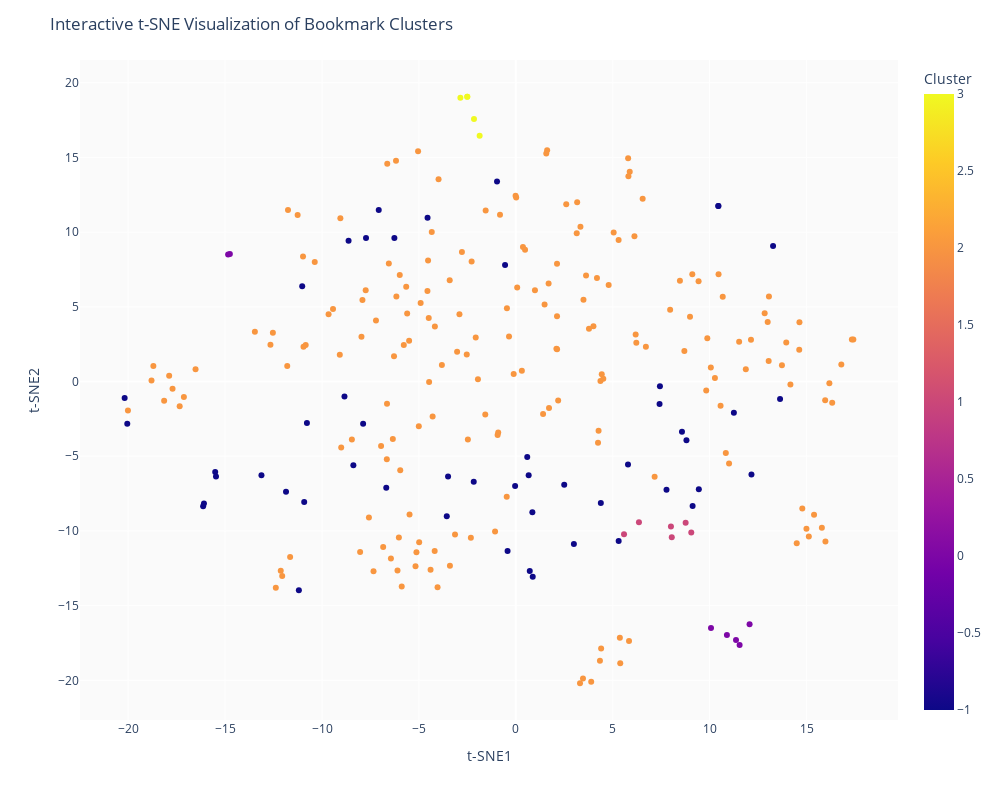

This figure's notebook cell:
### Code cell
import json
import numpy as np
import hdbscan
from hdbscan import HDBSCAN
from hdbscan.validity import validity_index
import pandas as pd
from sklearn.decomposition import TruncatedSVD
from sklearn.manifold import TSNE
import plotly.express as px
import colorcet as cc
from collections import defaultdict
import warnings
from sklearn.preprocessing import StandardScaler

def optimize_hdbscan_clustering(embeddings, min_cluster_size_range=range(5, 50, 5)):
    best_score = -np.inf
    best_labels = None
    best_params = {}
    
    # Scale the embeddings
    scaler = StandardScaler()
    embeddings_scaled = scaler.fit_transform(embeddings)
    
    for min_cluster_size in min_cluster_size_range:
        clusterer = HDBSCAN(min_cluster_size=min_cluster_size, min_samples=1, gen_min_span_tree=True)
        clusterer.fit(embeddings_scaled)
        
        if len(set(clusterer.labels_)) > 1:  # Ensure we have more than one cluster
            try:
                with warnings.catch_warnings():
                    warnings.filterwarnings('ignore', category=RuntimeWarning)
                    score = hdbscan.validity.validity_index(embeddings_scaled, clusterer.labels_)
                if score > best_score:
                    best_score = score
                    best_labels = clusterer.labels_
                    best_params = {'min_cluster_size': min_cluster_size}
            except Exception as e:
                print(f"Error calculating validity index for min_cluster_size={min_cluster_size}: {str(e)}")
                continue
    
    return best_score, best_params, best_labels

def build_folder_structure(labels, titles):
    root = {"name": "Root", "type": "folder", "children": []}
    clusters = defaultdict(list)
    
    for label, title in zip(labels, titles):
        if label != -1:  # -1 is the noise label in HDBSCAN
            clusters[label].append({"name": title, "type": "bookmark"})
        else:
            root["children"].append({"name": title, "type": "bookmark"})
    
    for label, bookmarks in clusters.items():
        cluster_folder = {"name": f"Cluster {label}", "type": "folder", "children": bookmarks}
        root["children"].append(cluster_folder)
    
    return root

def print_folder_structure(folder, indent=0):
    prefix = "  " * indent
    if folder["type"] == "folder":
        print(f"{prefix}+ {folder['name']} ({len([c for c in folder['children'] if c['type'] == 'bookmark'])} bookmarks, {len([c for c in folder['children'] if c['type'] == 'folder'])} subfolders)")
        for child in folder["children"]:
            print_folder_structure(child, indent + 1)
    else:
        print(f"{prefix}- {folder['name']}")

def visualize_embeddings_plotly(embeddings_2d, labels, titles):
    df = pd.DataFrame({
        't-SNE1': embeddings_2d[:, 0],
        't-SNE2': embeddings_2d[:, 1],
        'Cluster': labels,
        'Title': titles
    })

    color_palette = cc.glasbey_dark

    fig = px.scatter(df, x='t-SNE1', y='t-SNE2', color='Cluster',
                     hover_data=['Title'], color_discrete_sequence=color_palette)

    fig.update_layout(
        title="Interactive t-SNE Visualization of Bookmark Clusters",
        plot_bgcolor='rgb(250,250,250)',
        width=1000,
        height=800,
    )

    fig.show()
    fig.write_html("bookmark_clusters_interactive.html")
    print("Interactive plot saved as 'bookmark_clusters_interactive.html'")

# Load the embedded bookmarks
with open('embedded_bookmarks.json') as f:
    data = json.load(f)

embeddings = np.array([bookmark["embedding"] for bookmark in data])

print("\nHDBSCAN Clustering:")
hdbscan_score, hdbscan_params, hdbscan_labels = optimize_hdbscan_clustering(embeddings)
titles = [bookmark["title"] for bookmark in data]
print(f"Best HDBSCAN Score: {hdbscan_score:.4f}")
print(f"Best Parameters: {hdbscan_params}")
print(f"Number of Clusters: {len(set(hdbscan_labels)) - (1 if -1 in hdbscan_labels else 0)}")

# Build and print folder structure
folder_structure = build_folder_structure(hdbscan_labels, titles)
print("\nFolder Structure:")
print_folder_structure(folder_structure)

embeddings_reduced = TruncatedSVD(n_components=50, random_state=42).fit_transform(embeddings)

# Perform t-SNE for visualization
tsne = TSNE(n_components=2, random_state=42)
embeddings_2d = tsne.fit_transform(embeddings_reduced)

# Visualize with Plotly
visualize_embeddings_plotly(embeddings_2d, hdbscan_labels, titles)

### Figure 1 — Plotly figure (JSON) as saved in the notebook; plotly's stock layout.template omitted (floating-point values rounded to 4 significant figures; data arrays with more than 128 entries replaced by an {"elided": "..."} marker saying what was removed)
{"data": [{"customdata": {"elided": "258x1 str values"}, "hovertemplate": "t-SNE1=%{x}<br>t-SNE2=%{y}<br>Title=%{customdata[0]}<br>Cluster=%{marker.color}<extra></extra>", "legendgroup": "", "marker": {"color": {"elided": "258 int values"}, "coloraxis": "coloraxis", "symbol": "circle"}, "mode": "markers", "name": "", "orientation": "v", "showlegend": false, "type": "scatter", "x": {"elided": "258 float values"}, "xaxis": "x", "y": {"elided": "258 float values"}, "yaxis": "y"}], "layout": {"coloraxis": {"colorbar": {"title": {"text": "Cluster"}}, "colorscale": [[0, "#0d0887"], [0.1111, "#46039f"], [0.2222, "#7201a8"], [0.3333, "#9c179e"], [0.4444, "#bd3786"], [0.5556, "#d8576b"], [0.6667, "#ed7953"], [0.7778, "#fb9f3a"], [0.8889, "#fdca26"], [1, "#f0f921"]]}, "height": 800, "legend": {"tracegroupgap": 0}, "margin": {"t": 60}, "plot_bgcolor": "rgb(250,250,250)", "title": {"text": "Interactive t-SNE Visualization of Bookmark Clusters"}, "width": 1000, "xaxis": {"anchor": "y", "domain": [0, 1], "title": {"text": "t-SNE1"}}, "yaxis": {"anchor": "x", "domain": [0, 1], "title": {"text": "t-SNE2"}}}}
